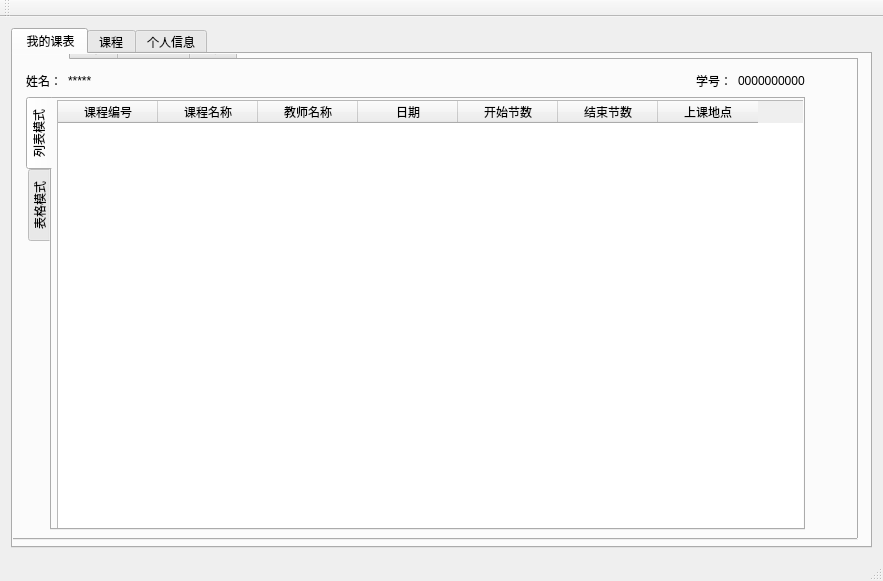
<?xml version="1.0" encoding="UTF-8"?>
<ui version="4.0">
 <class>educationManagerClass</class>
 <widget class="QMainWindow" name="educationManagerClass">
  <property name="geometry">
   <rect>
    <x>0</x>
    <y>0</y>
    <width>883</width>
    <height>581</height>
   </rect>
  </property>
  <property name="windowTitle">
   <string>educationManager</string>
  </property>
  <widget class="QWidget" name="centralWidget">
   <layout class="QVBoxLayout" name="verticalLayout">
    <item>
     <widget class="QTabWidget" name="tabWidget">
      <property name="autoFillBackground">
       <bool>false</bool>
      </property>
      <property name="currentIndex">
       <number>0</number>
      </property>
      <widget class="QWidget" name="tab">
       <attribute name="title">
        <string> 我的课表</string>
       </attribute>
       <widget class="QTableWidget" name="tableWidget_2">
        <property name="geometry">
         <rect>
          <x>25</x>
          <y>71</y>
          <width>731</width>
          <height>361</height>
         </rect>
        </property>
       </widget>
       <widget class="QTabWidget" name="tabWidget_3">
        <property name="geometry">
         <rect>
          <x>-20</x>
          <y>-20</y>
          <width>865</width>
          <height>506</height>
         </rect>
        </property>
        <property name="autoFillBackground">
         <bool>false</bool>
        </property>
        <property name="currentIndex">
         <number>0</number>
        </property>
        <widget class="QWidget" name="tab_7">
         <attribute name="title">
          <string> 我的课表</string>
         </attribute>
         <widget class="QWidget" name="layoutWidget">
          <property name="geometry">
           <rect>
            <x>20</x>
            <y>0</y>
            <width>801</width>
            <height>481</height>
           </rect>
          </property>
          <layout class="QVBoxLayout" name="verticalLayout_2">
           <item>
            <layout class="QHBoxLayout" name="horizontalLayout_19">
             <item>
              <widget class="QLabel" name="label_12">
               <property name="text">
                <string>姓名：</string>
               </property>
              </widget>
             </item>
             <item>
              <widget class="QLabel" name="label_11">
               <property name="text">
                <string>*****</string>
               </property>
              </widget>
             </item>
             <item>
              <spacer name="horizontalSpacer_4">
               <property name="orientation">
                <enum>Qt::Horizontal</enum>
               </property>
               <property name="sizeHint" stdset="0">
                <size>
                 <width>58</width>
                 <height>20</height>
                </size>
               </property>
              </spacer>
             </item>
             <item>
              <widget class="QLabel" name="label_13">
               <property name="text">
                <string>学号：</string>
               </property>
              </widget>
             </item>
             <item>
              <widget class="QLabel" name="label_15">
               <property name="text">
                <string>0000000000</string>
               </property>
              </widget>
             </item>
            </layout>
           </item>
           <item>
            <widget class="QTabWidget" name="tabWidget_5">
             <property name="tabPosition">
              <enum>QTabWidget::West</enum>
             </property>
             <property name="currentIndex">
              <number>0</number>
             </property>
             <widget class="QWidget" name="tab_13">
              <attribute name="title">
               <string>列表模式</string>
              </attribute>
              <widget class="QTableWidget" name="tableWidget_4">
               <property name="geometry">
                <rect>
                 <x>5</x>
                 <y>1</y>
                 <width>761</width>
                 <height>441</height>
                </rect>
               </property>
               <column>
                <property name="text">
                 <string>课程编号</string>
                </property>
               </column>
               <column>
                <property name="text">
                 <string>课程名称</string>
                </property>
               </column>
               <column>
                <property name="text">
                 <string>教师名称</string>
                </property>
               </column>
               <column>
                <property name="text">
                 <string>日期</string>
                </property>
               </column>
               <column>
                <property name="text">
                 <string>开始节数</string>
                </property>
               </column>
               <column>
                <property name="text">
                 <string>结束节数</string>
                </property>
               </column>
               <column>
                <property name="text">
                 <string>上课地点</string>
                </property>
               </column>
              </widget>
             </widget>
             <widget class="QWidget" name="tab_14">
              <attribute name="title">
               <string>表格模式</string>
              </attribute>
              <widget class="QTableWidget" name="tableWidget_7">
               <property name="geometry">
                <rect>
                 <x>5</x>
                 <y>1</y>
                 <width>761</width>
                 <height>441</height>
                </rect>
               </property>
               <row>
                <property name="text">
                 <string>1</string>
                </property>
               </row>
               <row>
                <property name="text">
                 <string>2</string>
                </property>
               </row>
               <row>
                <property name="text">
                 <string>3</string>
                </property>
               </row>
               <row>
                <property name="text">
                 <string>4</string>
                </property>
               </row>
               <row>
                <property name="text">
                 <string>5</string>
                </property>
               </row>
               <row>
                <property name="text">
                 <string>6</string>
                </property>
               </row>
               <row>
                <property name="text">
                 <string>7</string>
                </property>
               </row>
               <row>
                <property name="text">
                 <string>8</string>
                </property>
               </row>
               <row>
                <property name="text">
                 <string>9</string>
                </property>
               </row>
               <row>
                <property name="text">
                 <string>10</string>
                </property>
               </row>
               <row>
                <property name="text">
                 <string>11</string>
                </property>
               </row>
               <row>
                <property name="text">
                 <string>12</string>
                </property>
               </row>
               <row>
                <property name="text">
                 <string>13</string>
                </property>
               </row>
               <column>
                <property name="text">
                 <string>周一</string>
                </property>
               </column>
               <column>
                <property name="text">
                 <string>周二</string>
                </property>
               </column>
               <column>
                <property name="text">
                 <string>周三</string>
                </property>
               </column>
               <column>
                <property name="text">
                 <string>周四</string>
                </property>
               </column>
               <column>
                <property name="text">
                 <string>周五</string>
                </property>
               </column>
               <column>
                <property name="text">
                 <string>周六</string>
                </property>
               </column>
               <column>
                <property name="text">
                 <string>周日</string>
                </property>
               </column>
              </widget>
             </widget>
            </widget>
           </item>
          </layout>
         </widget>
        </widget>
        <widget class="QWidget" name="tab_8">
         <attribute name="title">
          <string>课程</string>
         </attribute>
         <layout class="QHBoxLayout" name="horizontalLayout_10">
          <item>
           <widget class="QTabWidget" name="tabWidget_4">
            <property name="tabPosition">
             <enum>QTabWidget::West</enum>
            </property>
            <property name="currentIndex">
             <number>1</number>
            </property>
            <widget class="QWidget" name="tab_9">
             <attribute name="title">
              <string>全部课程</string>
             </attribute>
             <widget class="QTableWidget" name="tableWidget_5">
              <property name="geometry">
               <rect>
                <x>15</x>
                <y>21</y>
                <width>611</width>
                <height>401</height>
               </rect>
              </property>
             </widget>
            </widget>
            <widget class="QWidget" name="tab_10">
             <attribute name="title">
              <string>课程搜索</string>
             </attribute>
             <widget class="QTableWidget" name="tableWidget_6">
              <property name="geometry">
               <rect>
                <x>20</x>
                <y>140</y>
                <width>781</width>
                <height>291</height>
               </rect>
              </property>
              <column>
               <property name="text">
                <string>课程编号</string>
               </property>
              </column>
              <column>
               <property name="text">
                <string>课程名称</string>
               </property>
              </column>
              <column>
               <property name="text">
                <string>上课时间</string>
               </property>
              </column>
              <column>
               <property name="text">
                <string>教师</string>
               </property>
              </column>
              <column>
               <property name="text">
                <string>人数</string>
               </property>
              </column>
             </widget>
             <widget class="QWidget" name="layoutWidget_2">
              <property name="geometry">
               <rect>
                <x>20</x>
                <y>20</y>
                <width>597</width>
                <height>24</height>
               </rect>
              </property>
              <layout class="QHBoxLayout" name="horizontalLayout_11">
               <item>
                <layout class="QHBoxLayout" name="horizontalLayout_12">
                 <item>
                  <widget class="QLabel" name="label_16">
                   <property name="text">
                    <string>课程号：</string>
                   </property>
                  </widget>
                 </item>
                 <item>
                  <widget class="QLineEdit" name="lineEdit_4"/>
                 </item>
                </layout>
               </item>
               <item>
                <spacer name="horizontalSpacer_5">
                 <property name="orientation">
                  <enum>Qt::Horizontal</enum>
                 </property>
                 <property name="sizeHint" stdset="0">
                  <size>
                   <width>118</width>
                   <height>20</height>
                  </size>
                 </property>
                </spacer>
               </item>
               <item>
                <layout class="QHBoxLayout" name="horizontalLayout_13">
                 <item>
                  <widget class="QLabel" name="label_17">
                   <property name="text">
                    <string>课程名称：</string>
                   </property>
                  </widget>
                 </item>
                 <item>
                  <widget class="QLineEdit" name="lineEdit_5"/>
                 </item>
                 <item>
                  <widget class="QComboBox" name="comboBox_5">
                   <property name="currentText">
                    <string>或</string>
                   </property>
                   <property name="maxVisibleItems">
                    <number>10</number>
                   </property>
                   <property name="insertPolicy">
                    <enum>QComboBox::InsertAtBottom</enum>
                   </property>
                   <item>
                    <property name="text">
                     <string>或</string>
                    </property>
                   </item>
                   <item>
                    <property name="text">
                     <string>与</string>
                    </property>
                   </item>
                  </widget>
                 </item>
                </layout>
               </item>
              </layout>
             </widget>
             <widget class="QWidget" name="layoutWidget_3">
              <property name="geometry">
               <rect>
                <x>20</x>
                <y>60</y>
                <width>362</width>
                <height>24</height>
               </rect>
              </property>
              <layout class="QHBoxLayout" name="horizontalLayout_14">
               <item>
                <layout class="QHBoxLayout" name="horizontalLayout_15">
                 <item>
                  <widget class="QLabel" name="label_18">
                   <property name="text">
                    <string>时间：</string>
                   </property>
                  </widget>
                 </item>
                 <item>
                  <widget class="QComboBox" name="comboBox_6">
                   <item>
                    <property name="text">
                     <string>或</string>
                    </property>
                   </item>
                   <item>
                    <property name="text">
                     <string>与</string>
                    </property>
                   </item>
                  </widget>
                 </item>
                 <item>
                  <widget class="QLabel" name="label_19">
                   <property name="text">
                    <string>第</string>
                   </property>
                  </widget>
                 </item>
                 <item>
                  <widget class="QSpinBox" name="spinBox_3"/>
                 </item>
                </layout>
               </item>
               <item>
                <layout class="QHBoxLayout" name="horizontalLayout_16">
                 <item>
                  <widget class="QLabel" name="label_20">
                   <property name="text">
                    <string>节至第</string>
                   </property>
                  </widget>
                 </item>
                 <item>
                  <widget class="QSpinBox" name="spinBox_4"/>
                 </item>
                 <item>
                  <widget class="QLabel" name="label_21">
                   <property name="text">
                    <string>节</string>
                   </property>
                  </widget>
                 </item>
                 <item>
                  <widget class="QComboBox" name="comboBox_7">
                   <item>
                    <property name="text">
                     <string>或</string>
                    </property>
                   </item>
                   <item>
                    <property name="text">
                     <string>与</string>
                    </property>
                   </item>
                  </widget>
                 </item>
                </layout>
               </item>
              </layout>
             </widget>
             <widget class="QWidget" name="layoutWidget_4">
              <property name="geometry">
               <rect>
                <x>390</x>
                <y>60</y>
                <width>241</width>
                <height>22</height>
               </rect>
              </property>
              <layout class="QHBoxLayout" name="horizontalLayout_17">
               <item>
                <widget class="QLabel" name="label_22">
                 <property name="text">
                  <string>专业：</string>
                 </property>
                </widget>
               </item>
               <item>
                <widget class="QLineEdit" name="lineEdit_6"/>
               </item>
               <item>
                <widget class="QComboBox" name="comboBox_8">
                 <item>
                  <property name="text">
                   <string>或</string>
                  </property>
                 </item>
                 <item>
                  <property name="text">
                   <string>与</string>
                  </property>
                 </item>
                </widget>
               </item>
              </layout>
             </widget>
             <widget class="QWidget" name="layoutWidget_5">
              <property name="geometry">
               <rect>
                <x>370</x>
                <y>100</y>
                <width>212</width>
                <height>25</height>
               </rect>
              </property>
              <layout class="QHBoxLayout" name="horizontalLayout_18">
               <item>
                <widget class="QPushButton" name="pushButton_3">
                 <property name="text">
                  <string>搜索</string>
                 </property>
                </widget>
               </item>
               <item>
                <spacer name="horizontalSpacer_6">
                 <property name="orientation">
                  <enum>Qt::Horizontal</enum>
                 </property>
                 <property name="sizeHint" stdset="0">
                  <size>
                   <width>48</width>
                   <height>20</height>
                  </size>
                 </property>
                </spacer>
               </item>
               <item>
                <widget class="QPushButton" name="pushButton_4">
                 <property name="text">
                  <string>清空</string>
                 </property>
                </widget>
               </item>
              </layout>
             </widget>
            </widget>
           </widget>
          </item>
         </layout>
        </widget>
        <widget class="QWidget" name="tab_11">
         <attribute name="title">
          <string>个人信息</string>
         </attribute>
        </widget>
        <widget class="QWidget" name="tab_12">
         <attribute name="title">
          <string>其他</string>
         </attribute>
        </widget>
       </widget>
      </widget>
      <widget class="QWidget" name="tab_2">
       <attribute name="title">
        <string>课程</string>
       </attribute>
       <layout class="QHBoxLayout" name="horizontalLayout">
        <item>
         <widget class="QTabWidget" name="tabWidget_2">
          <property name="tabPosition">
           <enum>QTabWidget::West</enum>
          </property>
          <property name="currentIndex">
           <number>1</number>
          </property>
          <widget class="QWidget" name="tab_5">
           <attribute name="title">
            <string>全部课程</string>
           </attribute>
           <widget class="QTableWidget" name="tableWidget_3">
            <property name="geometry">
             <rect>
              <x>10</x>
              <y>10</y>
              <width>771</width>
              <height>461</height>
             </rect>
            </property>
            <column>
             <property name="text">
              <string>课程编号</string>
             </property>
            </column>
            <column>
             <property name="text">
              <string>课程名称</string>
             </property>
            </column>
            <column>
             <property name="text">
              <string>专业</string>
             </property>
            </column>
            <column>
             <property name="text">
              <string>课程介绍</string>
             </property>
            </column>
           </widget>
          </widget>
          <widget class="QWidget" name="tab_6">
           <attribute name="title">
            <string>课程搜索</string>
           </attribute>
           <layout class="QVBoxLayout" name="verticalLayout_3">
            <item>
             <layout class="QHBoxLayout" name="horizontalLayout_4">
              <item>
               <layout class="QHBoxLayout" name="horizontalLayout_2">
                <item>
                 <widget class="QLabel" name="label">
                  <property name="text">
                   <string>课程号：</string>
                  </property>
                 </widget>
                </item>
                <item>
                 <widget class="QLineEdit" name="lineEdit"/>
                </item>
               </layout>
              </item>
              <item>
               <spacer name="horizontalSpacer">
                <property name="orientation">
                 <enum>Qt::Horizontal</enum>
                </property>
                <property name="sizeHint" stdset="0">
                 <size>
                  <width>118</width>
                  <height>20</height>
                 </size>
                </property>
               </spacer>
              </item>
              <item>
               <layout class="QHBoxLayout" name="horizontalLayout_3">
                <item>
                 <widget class="QLabel" name="label_2">
                  <property name="text">
                   <string>课程名称：</string>
                  </property>
                 </widget>
                </item>
                <item>
                 <widget class="QLineEdit" name="lineEdit_2"/>
                </item>
                <item>
                 <widget class="QComboBox" name="comboBox">
                  <property name="currentText">
                   <string>或</string>
                  </property>
                  <property name="maxVisibleItems">
                   <number>10</number>
                  </property>
                  <property name="insertPolicy">
                   <enum>QComboBox::InsertAtBottom</enum>
                  </property>
                  <item>
                   <property name="text">
                    <string>或</string>
                   </property>
                  </item>
                  <item>
                   <property name="text">
                    <string>与</string>
                   </property>
                  </item>
                 </widget>
                </item>
               </layout>
              </item>
             </layout>
            </item>
            <item>
             <layout class="QHBoxLayout" name="horizontalLayout_24">
              <item>
               <layout class="QHBoxLayout" name="horizontalLayout_5">
                <item>
                 <widget class="QLabel" name="label_3">
                  <property name="text">
                   <string>时间：</string>
                  </property>
                 </widget>
                </item>
                <item>
                 <widget class="QComboBox" name="comboBox_2">
                  <item>
                   <property name="text">
                    <string>周一</string>
                   </property>
                  </item>
                  <item>
                   <property name="text">
                    <string>周二</string>
                   </property>
                  </item>
                  <item>
                   <property name="text">
                    <string>周三</string>
                   </property>
                  </item>
                  <item>
                   <property name="text">
                    <string>周四</string>
                   </property>
                  </item>
                  <item>
                   <property name="text">
                    <string>周五</string>
                   </property>
                  </item>
                  <item>
                   <property name="text">
                    <string>周六</string>
                   </property>
                  </item>
                  <item>
                   <property name="text">
                    <string>周日</string>
                   </property>
                  </item>
                 </widget>
                </item>
                <item>
                 <widget class="QLabel" name="label_4">
                  <property name="text">
                   <string>第</string>
                  </property>
                 </widget>
                </item>
                <item>
                 <widget class="QSpinBox" name="spinBox">
                  <property name="minimum">
                   <number>1</number>
                  </property>
                  <property name="maximum">
                   <number>13</number>
                  </property>
                 </widget>
                </item>
                <item>
                 <widget class="QLabel" name="label_5">
                  <property name="text">
                   <string>节至第</string>
                  </property>
                 </widget>
                </item>
                <item>
                 <widget class="QSpinBox" name="spinBox_2">
                  <property name="minimum">
                   <number>1</number>
                  </property>
                  <property name="maximum">
                   <number>13</number>
                  </property>
                 </widget>
                </item>
                <item>
                 <widget class="QLabel" name="label_6">
                  <property name="text">
                   <string>节</string>
                  </property>
                 </widget>
                </item>
                <item>
                 <widget class="QComboBox" name="comboBox_3">
                  <item>
                   <property name="text">
                    <string>或</string>
                   </property>
                  </item>
                  <item>
                   <property name="text">
                    <string>与</string>
                   </property>
                  </item>
                 </widget>
                </item>
               </layout>
              </item>
              <item>
               <layout class="QHBoxLayout" name="horizontalLayout_8">
                <item>
                 <widget class="QLabel" name="label_7">
                  <property name="text">
                   <string>专业：</string>
                  </property>
                 </widget>
                </item>
                <item>
                 <widget class="QLineEdit" name="lineEdit_3"/>
                </item>
                <item>
                 <widget class="QComboBox" name="comboBox_4">
                  <item>
                   <property name="text">
                    <string>或</string>
                   </property>
                  </item>
                  <item>
                   <property name="text">
                    <string>与</string>
                   </property>
                  </item>
                 </widget>
                </item>
               </layout>
              </item>
             </layout>
            </item>
            <item>
             <layout class="QHBoxLayout" name="horizontalLayout_9">
              <item>
               <spacer name="horizontalSpacer_3">
                <property name="orientation">
                 <enum>Qt::Horizontal</enum>
                </property>
                <property name="sizeHint" stdset="0">
                 <size>
                  <width>508</width>
                  <height>20</height>
                 </size>
                </property>
               </spacer>
              </item>
              <item>
               <widget class="QPushButton" name="pushButton">
                <property name="text">
                 <string>搜索</string>
                </property>
               </widget>
              </item>
              <item>
               <spacer name="horizontalSpacer_2">
                <property name="orientation">
                 <enum>Qt::Horizontal</enum>
                </property>
                <property name="sizeHint" stdset="0">
                 <size>
                  <width>48</width>
                  <height>20</height>
                 </size>
                </property>
               </spacer>
              </item>
              <item>
               <widget class="QPushButton" name="pushButton_2">
                <property name="text">
                 <string>清空</string>
                </property>
               </widget>
              </item>
             </layout>
            </item>
            <item>
             <widget class="QTreeWidget" name="treeWidget">
              <attribute name="headerDefaultSectionSize">
               <number>90</number>
              </attribute>
              <column>
               <property name="text">
                <string>课程编号</string>
               </property>
              </column>
              <column>
               <property name="text">
                <string>课程名称</string>
               </property>
              </column>
              <column>
               <property name="text">
                <string>教师名称</string>
               </property>
              </column>
              <column>
               <property name="text">
                <string>日期</string>
               </property>
              </column>
              <column>
               <property name="text">
                <string>开始节数</string>
               </property>
              </column>
              <column>
               <property name="text">
                <string>结束节数</string>
               </property>
              </column>
              <column>
               <property name="text">
                <string>上课地点</string>
               </property>
              </column>
              <column>
               <property name="text">
                <string>最大容量</string>
               </property>
              </column>
              <column>
               <property name="text">
                <string>现有容量</string>
               </property>
              </column>
              <column>
               <property name="text">
                <string>进入选课</string>
               </property>
              </column>
             </widget>
            </item>
           </layout>
          </widget>
         </widget>
        </item>
       </layout>
      </widget>
      <widget class="QWidget" name="tab_3">
       <attribute name="title">
        <string>个人信息</string>
       </attribute>
       <widget class="QPushButton" name="pushButton_5">
        <property name="geometry">
         <rect>
          <x>190</x>
          <y>300</y>
          <width>75</width>
          <height>23</height>
         </rect>
        </property>
        <property name="text">
         <string> 执行修改</string>
        </property>
       </widget>
       <widget class="QWidget" name="layoutWidget">
        <property name="geometry">
         <rect>
          <x>150</x>
          <y>230</y>
          <width>177</width>
          <height>22</height>
         </rect>
        </property>
        <layout class="QHBoxLayout" name="horizontalLayout_6">
         <item>
          <widget class="QLabel" name="label_24">
           <property name="text">
            <string>邮箱：</string>
           </property>
          </widget>
         </item>
         <item>
          <widget class="QLineEdit" name="lineEdit_12"/>
         </item>
        </layout>
       </widget>
       <widget class="QWidget" name="layoutWidget">
        <property name="geometry">
         <rect>
          <x>150</x>
          <y>200</y>
          <width>177</width>
          <height>22</height>
         </rect>
        </property>
        <layout class="QHBoxLayout" name="horizontalLayout_7">
         <item>
          <widget class="QLabel" name="label_23">
           <property name="text">
            <string>电话：</string>
           </property>
          </widget>
         </item>
         <item>
          <widget class="QLineEdit" name="lineEdit_11"/>
         </item>
        </layout>
       </widget>
       <widget class="QWidget" name="layoutWidget">
        <property name="geometry">
         <rect>
          <x>150</x>
          <y>170</y>
          <width>177</width>
          <height>22</height>
         </rect>
        </property>
        <layout class="QHBoxLayout" name="horizontalLayout_20">
         <item>
          <widget class="QLabel" name="label_14">
           <property name="text">
            <string>年级：</string>
           </property>
          </widget>
         </item>
         <item>
          <widget class="QLineEdit" name="lineEdit_10"/>
         </item>
        </layout>
       </widget>
       <widget class="QWidget" name="layoutWidget">
        <property name="geometry">
         <rect>
          <x>150</x>
          <y>130</y>
          <width>177</width>
          <height>22</height>
         </rect>
        </property>
        <layout class="QHBoxLayout" name="horizontalLayout_21">
         <item>
          <widget class="QLabel" name="label_10">
           <property name="text">
            <string>班级：</string>
           </property>
          </widget>
         </item>
         <item>
          <widget class="QLineEdit" name="lineEdit_9"/>
         </item>
        </layout>
       </widget>
       <widget class="QWidget" name="layoutWidget">
        <property name="geometry">
         <rect>
          <x>150</x>
          <y>90</y>
          <width>177</width>
          <height>22</height>
         </rect>
        </property>
        <layout class="QHBoxLayout" name="horizontalLayout_22">
         <item>
          <widget class="QLabel" name="label_9">
           <property name="text">
            <string>姓名：</string>
           </property>
          </widget>
         </item>
         <item>
          <widget class="QLineEdit" name="lineEdit_8"/>
         </item>
        </layout>
       </widget>
       <widget class="QWidget" name="layoutWidget">
        <property name="geometry">
         <rect>
          <x>150</x>
          <y>50</y>
          <width>177</width>
          <height>22</height>
         </rect>
        </property>
        <layout class="QHBoxLayout" name="horizontalLayout_23">
         <item>
          <widget class="QLabel" name="label_8">
           <property name="text">
            <string>学号：</string>
           </property>
          </widget>
         </item>
         <item>
          <widget class="QLineEdit" name="lineEdit_7"/>
         </item>
        </layout>
       </widget>
      </widget>
     </widget>
    </item>
   </layout>
  </widget>
  <widget class="QMenuBar" name="menuBar">
   <property name="geometry">
    <rect>
     <x>0</x>
     <y>0</y>
     <width>883</width>
     <height>23</height>
    </rect>
   </property>
  </widget>
  <widget class="QToolBar" name="mainToolBar">
   <attribute name="toolBarArea">
    <enum>TopToolBarArea</enum>
   </attribute>
   <attribute name="toolBarBreak">
    <bool>false</bool>
   </attribute>
  </widget>
  <widget class="QStatusBar" name="statusBar"/>
 </widget>
 <layoutdefault spacing="6" margin="11"/>
 <resources/>
 <connections/>
</ui>
